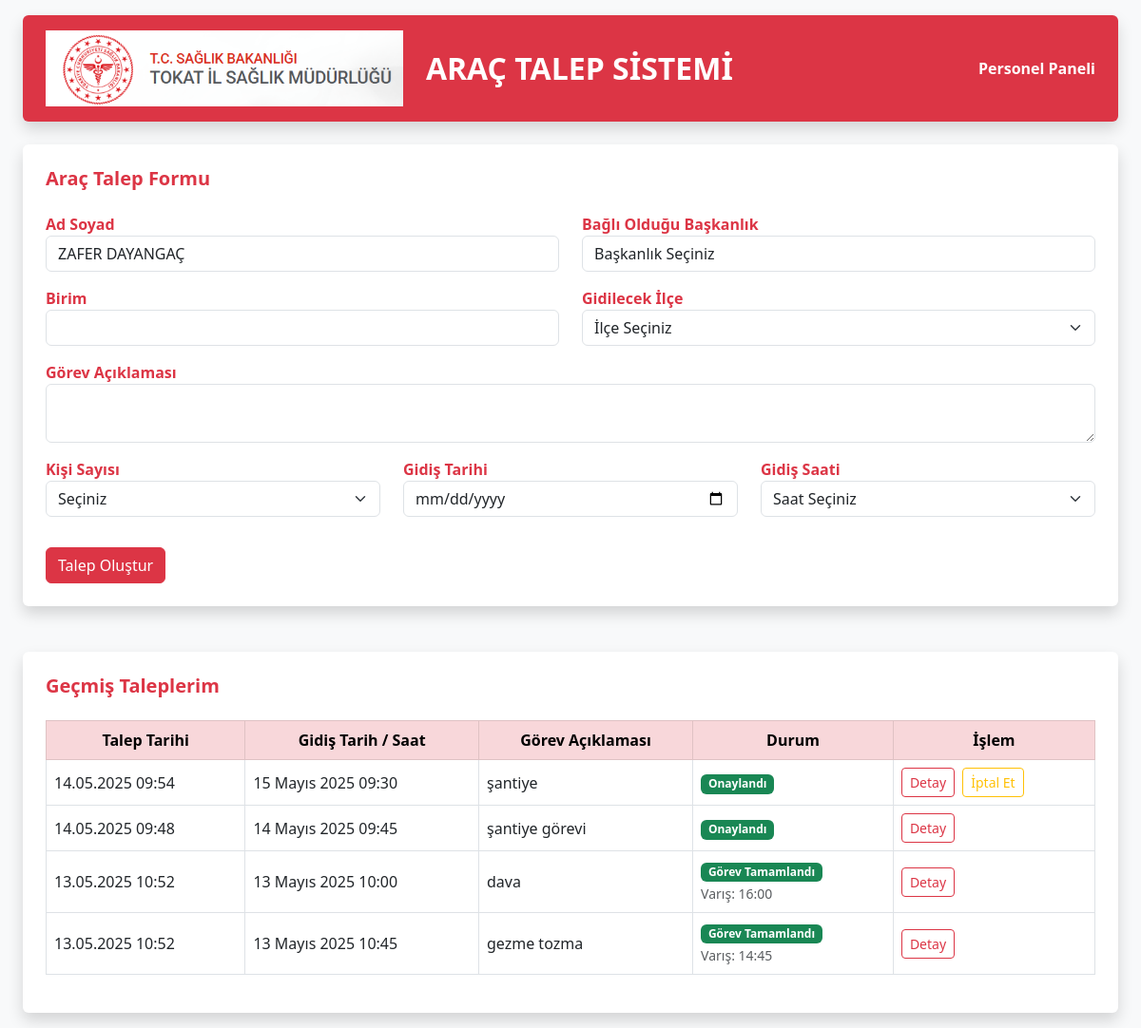
Page /personel/ (signed in) on the committed database.
### talep/models.py (models this page shows, shortened)
class UserProfile(models.Model):
    user = models.OneToOneField(User, on_delete=models.CASCADE)
    rol = models.CharField(max_length=20, choices=[
        ('personel', 'Personel'),
        ('bas_sofor', 'Baş Şoför'),
        ('mudur', 'Müdür')
    ])
    adsoyad = models.CharField(max_length=100, blank=True)  # 🔴 BURAYI EKLEDİK

class AracTalep(models.Model):
    BASKANLIK_SECENEKLERI = [
        ('SHB', 'Sağlık Hizmetleri Başkanlığı'),
        ('DHB', 'Destek Hizmetleri Başkanlığı'),
        ('HSB', 'Halk Sağlığı Başkanlığı'),
        ('KHB', 'Kamu Hastaneleri Başkanlığı'),
        ('MB', 'Müdürlük Bünyesi'),
    ]
    talep_eden = models.ForeignKey(User, on_delete=models.CASCADE)
    baskanlik = models.CharField(max_length=50, choices=BASKANLIK_SECENEKLERI)
    birim = models.CharField(max_length=100)
    gorev_aciklamasi = models.TextField()
    kisi_sayisi = models.PositiveIntegerField()
    gidilecek_ilce = models.CharField(max_length=100, default="Belirtilmedi")
    gidis_tarihi = models.DateField()
    gidis_saati = models.TimeField()
    talep_tarihi = models.DateTimeField(auto_now_add=True)
    talep_eden_adsoyad = models.CharField(max_length=100, blank=True, null=True)

class TalepOnay(models.Model):
    talep = models.OneToOneField(AracTalep, on_delete=models.CASCADE, related_name='talep_onay')
    durum = models.CharField(
        max_length=20,
        choices=[
            ('bekliyor', 'Bekliyor'),
            ('onaylandi', 'Onaylandı'),
            ('reddedildi', 'Reddedildi'),
            ('tamamlandi', 'Tamamlandı'),
        ]
    )
    aciklama = models.TextField(blank=True, null=True)
    onay_tarihi = models.DateTimeField(auto_now_add=True)
    arac = models.ForeignKey(Arac, on_delete=models.SET_NULL, null=True, blank=True)
    sofor = models.ForeignKey(Sofor, on_delete=models.SET_NULL, null=True, blank=True)
    varis_saati = models.TimeField(null=True, blank=True)  # ⬅️ YENİ ALAN

### talep/views.py (the view)
# urls.py: path('personel/', views.personel_panel, name='personel_panel'),
@login_required
def personel_panel(request):
    user_profile = get_object_or_404(UserProfile, user=request.user)
    ad_soyad = user_profile.adsoyad
    saat_baslangic = time(8, 0)
    saat_bitis = time(17, 0)
    adim = timedelta(minutes=15)
    saat_araligi = []
    current = datetime.combine(datetime.today(), saat_baslangic)
    end = datetime.combine(datetime.today(), saat_bitis)
    while current <= end:
        saat_araligi.append(current.time().strftime("%H:%M"))
        current += adim
    if request.method == 'POST':
        baskanlik_form = BaskanlikForm(request.POST)
        if baskanlik_form.is_valid():
            talep_eden_adsoyad = ad_soyad
            baskanlik = baskanlik_form.cleaned_data['baskanlik']
            birim = request.POST.get('birim')
            gidilecek_ilce = request.POST.get('gidilecek_ilce')
            gorev_aciklamasi = request.POST.get('gorev_aciklamasi')
            kisi_sayisi = int(request.POST.get('kisi_sayisi'))
            gidis_tarihi = request.POST.get('gidis_tarihi')
            gidis_saati_str = request.POST.get('gidis_saati')
            gidis_saati = datetime.strptime(gidis_saati_str, "%H:%M").time()
            talep = AracTalep.objects.create(
                talep_eden=request.user,
                talep_eden_adsoyad=talep_eden_adsoyad,
                baskanlik=baskanlik,
                birim=birim,
                gidilecek_ilce=gidilecek_ilce,
                gorev_aciklamasi=gorev_aciklamasi,
                kisi_sayisi=kisi_sayisi,
                gidis_tarihi=gidis_tarihi,
                gidis_saati=gidis_saati,
            )
            TalepOnay.objects.create(talep=talep, durum='ilk')
            ek_ad_list = request.POST.getlist('ek_ad[]')
            ek_unvan_list = request.POST.getlist('ek_unvan[]')
            for ad, unvan in zip(ek_ad_list, ek_unvan_list):
                if ad.strip():
                    matched_profile = UserProfile.objects.filter(adsoyad=ad.strip()).select_related("user").first()
                    EkKisiBilgisi.objects.create(
                        talep=talep,
                        ad_soyad=ad.strip(),
                        unvan=unvan.strip(),
                        user=matched_profile.user if matched_profile else None
                    )
            return redirect('personel_panel')
    else:
        baskanlik_form = BaskanlikForm()
    today = timezone.now().date()
    tum_talepler = AracTalep.objects.filter(
    Q(talep_eden=request.user) |
    Q(ek_kisiler__user=request.user)
).prefetch_related('talep_onay').distinct().order_by('-talep_tarihi')
    paginator = Paginator(tum_talepler, 8)
    sayfa_numarasi = request.GET.get('sayfa')
    talepler = paginator.get_page(sayfa_numarasi)
    return render(request, 'talep/personel_panel.html', {
        'ad_soyad': ad_soyad,
        'talepler': talepler,
        'baskanlik_form': baskanlik_form,
        'saat_araligi': saat_araligi,
        'today': today,
        'kisi_sayilari': range(1, 16),
        'paginator': paginator,
    })

### talep/forms.py
class BaskanlikForm(forms.Form):
    BASKANLIK_SECENEKLERI = [('', 'Başkanlık Seçiniz')] + list(AracTalep.BASKANLIK_SECENEKLERI)
    baskanlik = forms.ChoiceField(
        choices=BASKANLIK_SECENEKLERI,
        widget=forms.Select(attrs={'class': 'form-control'})
    )

### talep/templates/talep/personel_panel.html (shortened to what this page needs)
{% load static %}
<!DOCTYPE html>
<html lang="tr">
<head>
    <link href="https://cdn.jsdelivr.net/npm/bootstrap@5.3.0/dist/css/bootstrap.min.css" rel="stylesheet">
</head>
<body class="bg-light">
<div class="container-fluid px-4 py-3" style="max-width: 1350px;">
    <div class="bg-danger text-white py-3 px-4 rounded shadow mb-4 d-flex align-items-center justify-content-between">
        <div class="d-flex align-items-center">
            <img src="{% static 'talep/logo.png' %}" alt="Logo" style="height: 80px;" class="me-4">
            <h2 class="mb-0 fw-bold">ARAÇ TALEP SİSTEMİ</h2>
        </div>
        <span class="fw-semibold">Personel Paneli</span>
    </div>
    <div class="bg-white shadow p-4 rounded mb-5">
        <h5 class="form-section-title mb-4">Araç Talep Formu</h5>
        <form method="post" action="{% url 'personel_panel' %}">
            <div class="row">
                <div class="col-md-6 mb-3">
                    <label class="form-section-title">Ad Soyad</label>
                    <input type="text" class="form-control" name="talep_eden_adsoyad" value="{{ ad_soyad }}" readonly>
                </div>
                <div class="col-md-6 mb-3">
                    <label class="form-section-title">Bağlı Olduğu Başkanlık</label>
                    {{ baskanlik_form.baskanlik }}
                </div>
                <div class="col-md-6 mb-3">
                    <label class="form-section-title">Birim</label>
                    <input type="text" class="form-control" name="birim" required>
                </div>
                <div class="col-md-6 mb-3">
                    <label class="form-section-title">Gidilecek İlçe</label>
                    <select class="form-select" name="gidilecek_ilce" required>
                        <option value="">İlçe Seçiniz</option>
                    </select>
                </div>
                <div class="col-md-12 mb-3">
                    <label class="form-section-title">Görev Açıklaması</label>
                    <textarea class="form-control" name="gorev_aciklamasi" rows="2" required></textarea>
                </div>
                <div class="col-md-4 mb-3">
                    <label class="form-section-title">Kişi Sayısı</label>
                    <select class="form-select" name="kisi_sayisi" id="kisi_sayisi" required>
                        <option value="">Seçiniz</option>
                    </select>
                </div>
                <div class="col-md-4 mb-3">
                    <label class="form-section-title">Gidiş Tarihi</label>
                    <input type="date" class="form-control" name="gidis_tarihi" required>
                </div>
                <div class="col-md-4 mb-3">
                    <label class="form-section-title">Gidiş Saati</label>
                    <select class="form-select" name="gidis_saati" required>
                        <option value="">Saat Seçiniz</option>
                    </select>
                </div>
            </div>
            <button type="submit" class="btn btn-danger mt-3">Talep Oluştur</button>
        </form>
    </div>
    <div class="bg-white shadow p-4 rounded">
        <h5 class="form-section-title mb-4">Geçmiş Taleplerim</h5>
        <table class="table table-bordered align-middle">
            <thead class="table-danger text-center">
                <tr>
                    <th>Talep Tarihi</th>
                    <th>Gidiş Tarih / Saat</th>
                    <th>Görev Açıklaması</th>
                    <th>Durum</th>
                    <th>İşlem</th>
                </tr>
            </thead>
            <tbody>
                {% for talep in talepler %}
                <tr>
                    <td>{{ talep.talep_tarihi|date:"d.m.Y H:i" }}</td>
                    <td>{{ talep.gidis_tarihi }} {{ talep.gidis_saati }}</td>
                    <td>{{ talep.gorev_aciklamasi }}</td>
                    <td>
                        {% if talep.talep_onay %}
                            {% if talep.talep_onay.durum == "ilk" %}
                                <span class="badge bg-warning text-dark">Baş Şoför Onayı Bekliyor</span>
                            {% elif talep.talep_onay.durum == "bekliyor" and talep.gidis_tarihi < today %}
                                <span class="badge bg-secondary">Süresi Geçti</span>
                            {% elif talep.talep_onay.durum == "bekliyor" %}
                                <span class="badge bg-info text-dark">Yönetici Onayı Bekliyor</span>
                            {% elif talep.talep_onay.durum == "onaylandi" %}
                                <span class="badge bg-success">Onaylandı</span>
                            {% elif talep.talep_onay.durum == "reddedildi" %}
                                <span class="badge bg-danger">Reddedildi</span>
                            {% elif talep.talep_onay.durum == "tamamlandi" %}
                                <span class="badge bg-success">Görev Tamamlandı</span><br>
                                <small class="text-muted">
   				    Varış:
   				    {% if talep.talep_onay.varis_saati %}
       					{{ talep.talep_onay.varis_saati }}
    				    {% else %}
      				 	Girilmedi
    			            {% endif %}
				</small>
                            {% endif %}
                        {% else %}
                            <span class="badge bg-dark">Onay Başlatılmadı</span>
                        {% endif %}
                    </td>
                    <td>
                        <a href="{% url 'talep_detay' talep.id %}" class="btn btn-outline-danger btn-sm">Detay</a>
                        {% if talep.talep_onay and talep.talep_onay.durum == "ilk" %}
                            <a href="{% url 'geri_cek' talep.id %}" class="btn btn-outline-secondary btn-sm ms-1">Geri Çek</a>
                        {% elif talep.talep_onay and talep.talep_onay.durum == "onaylandi" and talep.gidis_tarihi > today %}
                            <a href="{% url 'iptal_et' talep.id %}" class="btn btn-outline-warning btn-sm ms-1">İptal Et</a>
                        {% endif %}
                    </td>
                </tr>
                {% empty %}
                <tr>
                    <td colspan="5" class="text-center text-muted">Henüz talep bulunmamaktadır.</td>
                </tr>
                {% endfor %}
            </tbody>
        </table>
    </div>
</div>
<link rel="stylesheet" href="https://code.jquery.com/ui/1.13.2/themes/base/jquery-ui.css">
</body>
</html>

### talep/templates/talep/personel_panel.html (style rules this page uses)
.form-section-title { font-weight: bold; color: #dc3545; }

### rows in the picture
UserProfile: talep_eden_adsoyad "ZAFER DAYANGAÇ"
AracTalep: talep_tarihi "14.05.2025 09:54", gidis_tarihi "15 Mayıs 2025", gidis_saati "09:30", gorev_aciklamasi "şantiye", shows "Onaylandı", shows "İptal Et"
AracTalep: talep_tarihi "14.05.2025 09:48", gidis_tarihi "14 Mayıs 2025", gidis_saati "09:45", gorev_aciklamasi "şantiye görevi", shows "Onaylandı"
AracTalep: talep_tarihi "13.05.2025 10:52", gidis_tarihi "13 Mayıs 2025", gidis_saati "10:00", gorev_aciklamasi "dava", talep_onay.varis_saati "16:00"
AracTalep: talep_tarihi "13.05.2025 10:52", gidis_tarihi "13 Mayıs 2025", gidis_saati "10:45", gorev_aciklamasi "gezme tozma", talep_onay.varis_saati "14:45"
